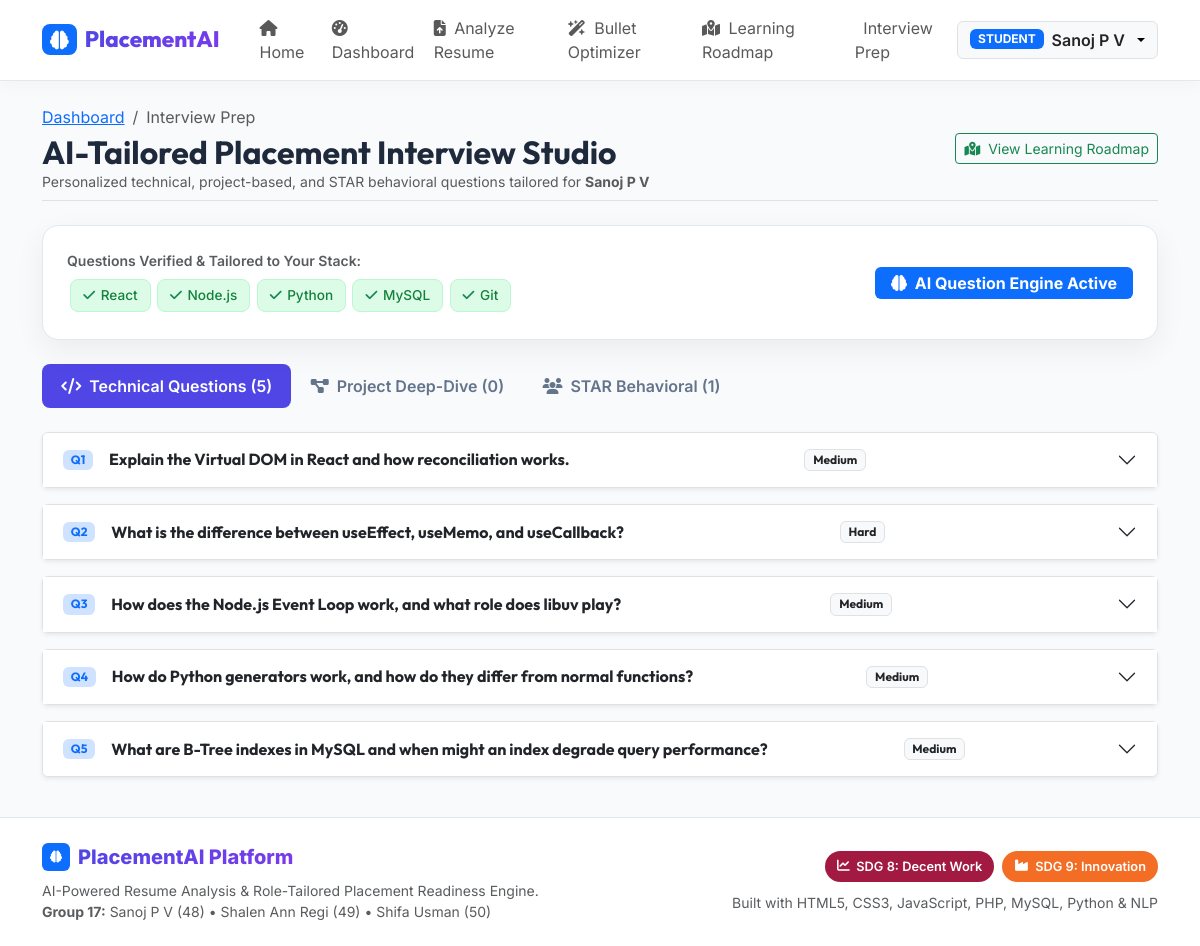
/student/interview_prep.php (signed in), run on the app's committed database.
### tables this page shows
CREATE TABLE `interview_questions` (
    `id` INT AUTO_INCREMENT PRIMARY KEY,
    `skill_or_topic` VARCHAR(100) NOT NULL,
    `question_type` ENUM('technical', 'project', 'behavioral') NOT NULL,
    `difficulty` ENUM('Easy', 'Medium', 'Hard') DEFAULT 'Medium',
    `question_text` TEXT NOT NULL,
    `answer_hints` TEXT NOT NULL,
    `key_concepts` VARCHAR(255)
);

### includes/auth_check.php (called while the page is built, shortened)
<?php
function isLoggedIn()
{
    return isset($_SESSION['user_id']) && !empty($_SESSION['user_id']);
}
function getCurrentUser()
{
    return [
        'id' => $_SESSION['user_id'],
        'name' => $_SESSION['user_name'],
        'email' => $_SESSION['user_email'],
        'role' => $_SESSION['user_role'] ?? 'student',
        'department' => $_SESSION['user_department'] ?? ''
    ];
}

### config/api.php (called while the page is built, shortened)
<?php
function callAiService($endpoint, $payload = [], $method = 'POST') {
    $url = AI_API_BASE_URL . $endpoint;
    $ch = curl_init($url);
    $jsonData = json_encode($payload);
    $response = curl_exec($ch);
    $error = curl_error($ch);
    $httpCode = curl_getinfo($ch, CURLINFO_HTTP_CODE);
    $decoded = json_decode($response, true);
    if ($httpCode >= 400 || !$decoded) {
        return [
            'success' => false,
            'error' => $decoded['error'] ?? ('HTTP Error ' . $httpCode)
        ];
    }
    return $decoded;
}
function getTailoredQuestions($candidateSkills, $extractedProjects = []) {
    return callAiService('/api/generate-questions', [
        'candidate_skills' => $candidateSkills,
        'extracted_projects' => $extractedProjects
    ]);
}

### student/interview_prep.php (the view, shortened to what this page needs)
<?php
require_once __DIR__ . '/../config/db.php';
require_once __DIR__ . '/../config/api.php';
require_once __DIR__ . '/../includes/auth_check.php';
$user = getCurrentUser();
$analysisId = intval($_GET['analysis_id'] ?? 0);
$candidateSkills = [];
$extractedProjects = [];
$candidateName = $user['name'];
if (empty($candidateSkills)) {
    $candidateSkills = ['React', 'Node.js', 'Python', 'MySQL', 'Git'];
}
$apiQuestions = getTailoredQuestions($candidateSkills, $extractedProjects);
$questionsData = ($apiQuestions && !empty($apiQuestions['data'])) ? $apiQuestions['data'] : null;
$techQuestions = $questionsData['technical_questions'] ?? [];
$projQuestions = $questionsData['project_questions'] ?? [];
$behQuestions = $questionsData['behavioral_questions'] ?? [];
if (empty($techQuestions)) {
    $placeholders = implode(',', array_fill(0, count($candidateSkills), '?'));
    $qStmt = $pdo->prepare("SELECT * FROM interview_questions WHERE skill_or_topic IN ($placeholders) AND question_type = 'technical'");
    $qStmt->execute($candidateSkills);
    $dbTech = $qStmt->fetchAll();
    foreach ($dbTech as $q) {
        $techQuestions[] = [
            'question' => $q['question_text'],
            'difficulty' => $q['difficulty'],
            'eval_criteria' => 'Technical depth, core principles, and performance trade-offs.',
            'answer_hints' => $q['answer_hints'],
            'keywords' => explode(',', $q['key_concepts'])
        ];
    }
}
if (empty($behQuestions)) {
    $bStmt = $pdo->query("SELECT * FROM interview_questions WHERE question_type = 'behavioral'");
    $dbBeh = $bStmt->fetchAll();
    foreach ($dbBeh as $b) {
        $behQuestions[] = [
            'question' => $b['question_text'],
            'framework' => 'STAR Method (Situation -> Task -> Action -> Result)',
            'eval_criteria' => 'Structured communication, problem solving, and impact.',
            'answer_hints' => $b['answer_hints']
        ];
    }
}
require_once __DIR__ . '/../includes/header.php';
require_once __DIR__ . '/../includes/navbar.php';
?>
<div class="container py-4">
    <div class="d-flex flex-wrap justify-content-between align-items-center mb-4 pb-2 border-bottom">
        <div>
            <nav aria-label="breadcrumb">
                <ol class="breadcrumb mb-1 small">
                    <li class="breadcrumb-item"><a href="dashboard.php">Dashboard</a></li>
                    <li class="breadcrumb-item active">Interview Prep</li>
                </ol>
            </nav>
            <h2 class="fw-bold mb-0">AI-Tailored Placement Interview Studio</h2>
            <p class="text-muted small mb-0">
                Personalized technical, project-based, and STAR behavioral questions tailored for <strong><?= htmlspecialchars($candidateName) ?></strong>
            </p>
        </div>
        <div class="d-flex gap-2 mt-3 mt-md-0">
            <a href="skill_roadmap.php<?= $analysisId ? '?analysis_id=' . $analysisId : '' ?>" class="btn btn-outline-success btn-sm">
                <i class="fa-solid fa-map-location-dot me-1"></i> View Learning Roadmap
            </a>
        </div>
    </div>
    <div class="card glass-card p-4 mb-4">
        <div class="d-flex flex-wrap align-items-center justify-content-between gap-3">
            <div>
                <span class="text-muted small fw-semibold d-block mb-1">Questions Verified & Tailored to Your Stack:</span>
                <div class="d-flex flex-wrap">
                    <?php foreach (array_slice($candidateSkills, 0, 8) as $s): ?>
                        <span class="skill-tag skill-tag-matched">
                            <i class="fa-solid fa-check text-success"></i> <?= htmlspecialchars($s) ?>
                        </span>
                    <?php endforeach; ?>
                </div>
            </div>
            <span class="badge bg-primary px-3 py-2 fs-6">
                <i class="fa-solid fa-brain me-1"></i> AI Question Engine Active
            </span>
        </div>
    </div>
    <ul class="nav nav-pills nav-pills-custom mb-4" id="interviewTabs" role="tablist">
        <li class="nav-item">
            <button class="nav-link active" id="tech-tab" data-bs-toggle="pill" data-bs-target="#tech-content">
                <i class="fa-solid fa-code me-2"></i>Technical Questions (<?= count($techQuestions) ?>)
            </button>
        </li>
        <li class="nav-item">
            <button class="nav-link" id="proj-tab" data-bs-toggle="pill" data-bs-target="#proj-content">
                <i class="fa-solid fa-diagram-project me-2"></i>Project Deep-Dive (<?= count($projQuestions) ?>)
            </button>
        </li>
        <li class="nav-item">
            <button class="nav-link" id="beh-tab" data-bs-toggle="pill" data-bs-target="#beh-content">
                <i class="fa-solid fa-users me-2"></i>STAR Behavioral (<?= count($behQuestions) ?>)
            </button>
        </li>
    </ul>
    <div class="tab-content" id="interviewTabsContent">
        <div class="tab-pane fade show active" id="tech-content">
            <div class="accordion" id="accordionTech">
                <?php foreach ($techQuestions as $idx => $q): ?>
                    <div class="accordion-item mb-3 border rounded shadow-sm">
                        <h2 class="accordion-header" id="headingTech<?= $idx ?>">
                            <button class="accordion-button collapsed fw-bold" type="button" data-bs-toggle="collapse" data-bs-target="#collapseTech<?= $idx ?>">
                                <span class="badge bg-primary-subtle text-primary me-3">Q<?= $idx + 1 ?></span>
                                <span><?= htmlspecialchars($q['question']) ?></span>
                                <span class="badge bg-light text-dark border ms-auto me-3 small">
                                    <?= htmlspecialchars($q['difficulty'] ?? 'Medium') ?>
                                </span>
                            </button>
                        </h2>
                    </div>
                <?php endforeach; ?>
            </div>
        </div>
    </div>
</div>
<?php require_once __DIR__ . '/../includes/footer.php'; ?>

### assets/css/style.css (style rules this page uses)
:root { --primary: #4f46e5; --primary-hover: #4338ca; --primary-light: #eef2ff; --secondary: #0ea5e9; --accent: #8b5cf6; --success: #10b981; --warning: #f59e0b; --danger: #ef4444; --dark-bg: #0f172a; --card-bg: #ffffff; --border-color: #e2e8f0; --text-primary: #1e293b; --text-muted: #64748b; --font-heading: 'Outfit', sans-serif; --font-body: 'Inter', sans-serif; --glass-bg: rgba(255, 255, 255, 0.85); --glass-border: rgba(255, 255, 255, 0.3); --glass-shadow: 0 10px 30px rgba(0, 0, 0, 0.06); }
body { font-family: var(--font-body); color: var(--text-primary); background-color: #f8fafc; min-height: 100vh; display: flex; flex-direction: column; }
h1, h2, h3, h4, h5, h6, .navbar-brand { font-family: var(--font-heading); font-weight: 700; }
.glass-card { background: var(--card-bg); border: 1px solid var(--border-color); border-radius: 1rem; box-shadow: var(--glass-shadow); transition: transform 0.25s ease, box-shadow 0.25s ease; }
.skill-tag { display: inline-flex; align-items: center; gap: 0.35rem; font-size: 0.85rem; font-weight: 500; padding: 0.35rem 0.75rem; border-radius: 0.5rem; margin: 0.2rem; transition: all 0.15s ease; }
.skill-tag-matched { background-color: #dcfce7; color: #15803d; border: 1px solid #bbf7d0; }
.nav-pills-custom .nav-link { color: var(--text-muted); font-weight: 600; border-radius: 0.5rem; padding: 0.6rem 1.2rem; }
.nav-pills-custom .nav-link.active { background-color: var(--primary); color: #ffffff; }

### data on the page
interview_questions: question_text "Explain the Virtual DOM in React and how reconciliation works.", difficulty "Medium"
interview_questions: question_text "What is the difference between useEffect, useMemo, and useCallback?", difficulty "Hard"
interview_questions: question_text "How does the Node.js Event Loop work, and what role does libuv play?", difficulty "Medium"
interview_questions: question_text "How do Python generators work, and how do they differ from normal functions?", difficulty "Medium"
interview_questions: question_text "What are B-Tree indexes in MySQL and when might an index degrade query performance?", difficulty "Medium"

### other printed values
$userRole "STUDENT"
$userName "Sanoj P V"
$candidateName "Sanoj P V"
$s "React"
$s "Node.js"
$s "Python"
$s "MySQL"
$s "Git"
count($techQuestions) "5"
count($projQuestions) "0"
count($behQuestions) "1"
